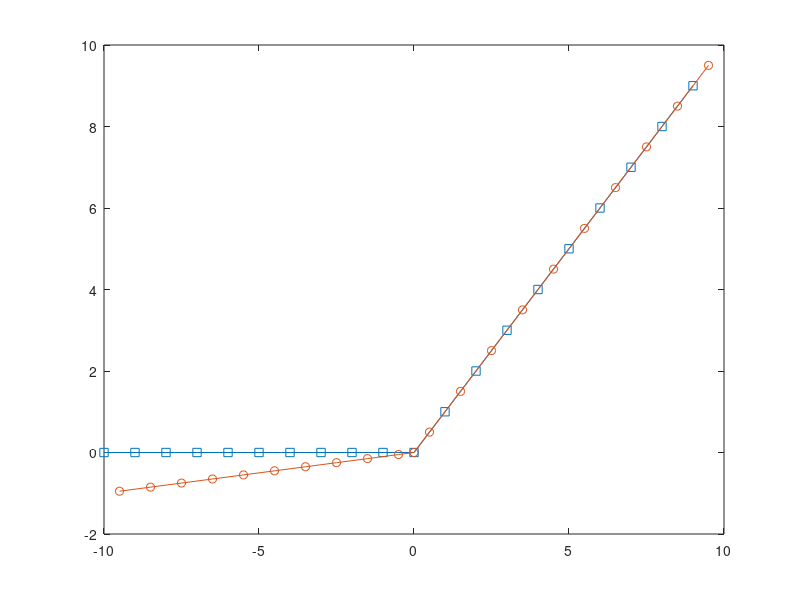
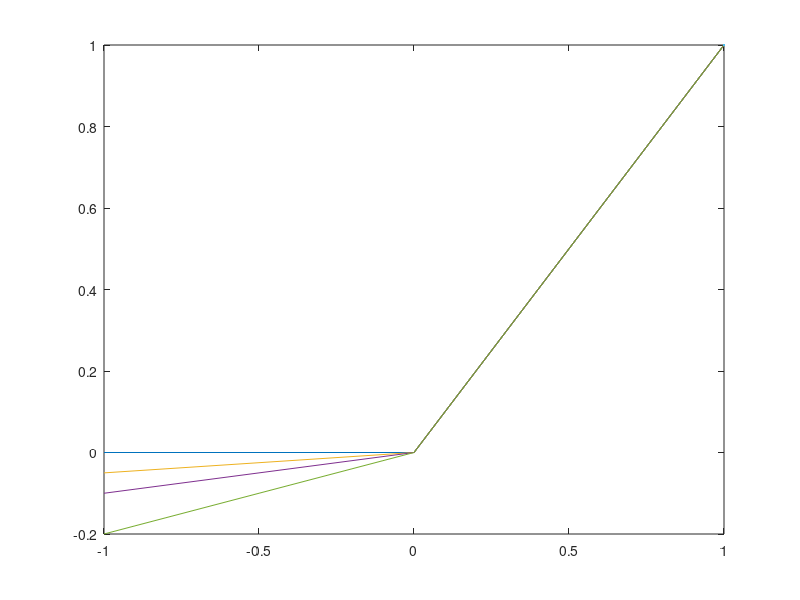

MATLAB code for these plots, in order: (Note: this script raises an error after producing the figures.)
x1 = -10:1:9
x2 = [-9.50000000000000	-8.50000000000000	-7.50000000000000	-6.50000000000000	-5.50000000000000	-4.50000000000000	-3.50000000000000	-2.50000000000000	-1.50000000000000	-0.500000000000000	0 0.500000000000000	1.50000000000000	2.50000000000000	3.50000000000000	4.50000000000000	5.50000000000000	6.50000000000000	7.50000000000000	8.50000000000000	9.50000000000000];
% x2 = 
a = 0.1;
relu = max(0,x1);
leaky = max(a*x2,x2);
figure(1)
plot(x1,relu,'-s')
hold on
plot(x2,leaky, '-o')
%%
close all
x = -1:0.1:1;
a = [0.05, 0.1, 0.2]';
relu = max(0,x);
leaky = max(a.*x,x);
figure(2)
plot(x,relu,'-', LineWidth=1)
hold on
plot(x,leaky, '-', LineWidth=1)
nfig=2;
myxlabel('x')
myylabel('relus')
mylegend('relus', 'northwest')
myplotformat
% mysave('cap46_relus.pdf')
